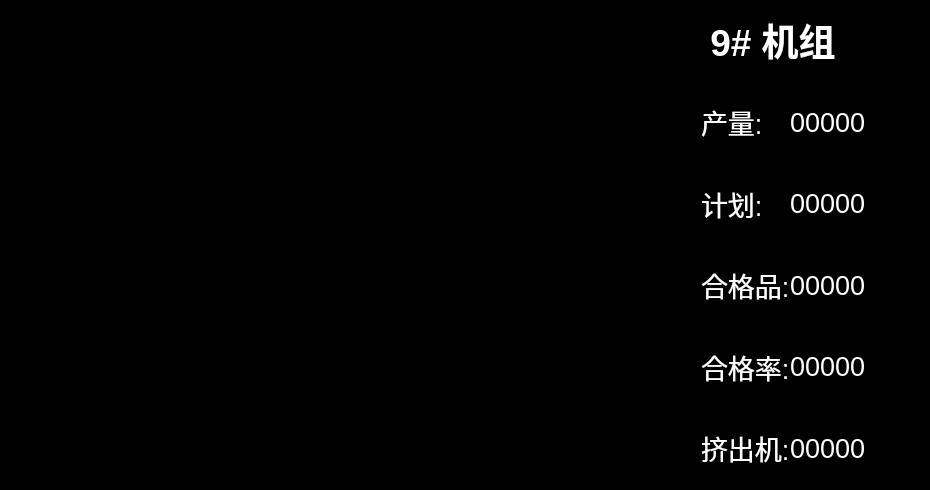
     <widget class="QFrame" name="frame_curve9">
      <property name="geometry">
       <rect>
        <x>30</x>
        <y>1030</y>
        <width>930</width>
        <height>490</height>
       </rect>
      </property>
      <property name="styleSheet">
       <string notr="true">background-color: rgb(0, 0, 0);</string>
      </property>
      <property name="frameShape">
       <enum>QFrame::StyledPanel</enum>
      </property>
      <property name="frameShadow">
       <enum>QFrame::Raised</enum>
      </property>
      <widget class="QLabel" name="curve9_title">
       <property name="geometry">
        <rect>
         <x>700</x>
         <y>0</y>
         <width>190</width>
         <height>80</height>
        </rect>
       </property>
       <property name="font">
        <font>
         <pointsize>28</pointsize>
         <weight>75</weight>
         <bold>true</bold>
        </font>
       </property>
       <property name="layoutDirection">
        <enum>Qt::LeftToRight</enum>
       </property>
       <property name="autoFillBackground">
        <bool>false</bool>
       </property>
       <property name="styleSheet">
        <string notr="true">color: rgb(255, 255, 255);</string>
       </property>
       <property name="text">
        <string> 9# 机组</string>
       </property>
      </widget>
      <widget class="QWidget" name="curve9" native="true">
       <property name="geometry">
        <rect>
         <x>0</x>
         <y>0</y>
         <width>740</width>
         <height>490</height>
        </rect>
       </property>
      </widget>
      <widget class="QFrame" name="frame_data1_6">
       <property name="geometry">
        <rect>
         <x>700</x>
         <y>80</y>
         <width>230</width>
         <height>410</height>
        </rect>
       </property>
       <property name="frameShape">
        <enum>QFrame::StyledPanel</enum>
       </property>
       <property name="frameShadow">
        <enum>QFrame::Raised</enum>
       </property>
       <layout class="QGridLayout" name="gridLayout_9">
        <property name="leftMargin">
         <number>0</number>
        </property>
        <property name="topMargin">
         <number>0</number>
        </property>
        <property name="rightMargin">
         <number>0</number>
        </property>
        <property name="bottomMargin">
         <number>0</number>
        </property>
        <property name="spacing">
         <number>0</number>
        </property>
        <item row="0" column="0">
         <widget class="QLabel" name="curve1_lable1_6">
          <property name="sizePolicy">
           <sizepolicy hsizetype="Expanding" vsizetype="Expanding">
            <horstretch>1</horstretch>
            <verstretch>1</verstretch>
           </sizepolicy>
          </property>
          <property name="font">
           <font>
            <pointsize>20</pointsize>
           </font>
          </property>
          <property name="styleSheet">
           <string notr="true">color: rgb(255, 255, 255);</string>
          </property>
          <property name="text">
           <string>产量:</string>
          </property>
         </widget>
        </item>
        <item row="1" column="0">
         <widget class="QLabel" name="curve1_lable3_6">
          <property name="sizePolicy">
           <sizepolicy hsizetype="Preferred" vsizetype="Expanding">
            <horstretch>0</horstretch>
            <verstretch>1</verstretch>
           </sizepolicy>
          </property>
          <property name="font">
           <font>
            <pointsize>20</pointsize>
           </font>
          </property>
          <property name="styleSheet">
           <string notr="true">color: rgb(255, 255, 255);</string>
          </property>
          <property name="text">
           <string>计划:</string>
          </property>
         </widget>
        </item>
        <item row="1" column="1">
         <widget class="QLabel" name="curve1_lable4_6">
          <property name="font">
           <font>
            <pointsize>20</pointsize>
           </font>
          </property>
          <property name="styleSheet">
           <string notr="true">color: rgb(255, 255, 255);</string>
          </property>
          <property name="text">
           <string>00000</string>
          </property>
         </widget>
        </item>
        <item row="2" column="0">
         <widget class="QLabel" name="curve1_lable5_6">
          <property name="sizePolicy">
           <sizepolicy hsizetype="Preferred" vsizetype="Expanding">
            <horstretch>0</horstretch>
            <verstretch>1</verstretch>
           </sizepolicy>
          </property>
          <property name="font">
           <font>
            <pointsize>20</pointsize>
           </font>
          </property>
          <property name="styleSheet">
           <string notr="true">color: rgb(255, 255, 255);</string>
          </property>
          <property name="text">
           <string>合格品:</string>
          </property>
         </widget>
        </item>
        <item row="2" column="1">
         <widget class="QLabel" name="curve1_lable6_6">
          <property name="font">
           <font>
            <pointsize>20</pointsize>
           </font>
          </property>
          <property name="styleSheet">
           <string notr="true">color: rgb(255, 255, 255);</string>
          </property>
          <property name="text">
           <string>00000</string>
          </property>
         </widget>
        </item>
        <item row="3" column="0">
         <widget class="QLabel" name="curve1_lable7_6">
          <property name="sizePolicy">
           <sizepolicy hsizetype="Preferred" vsizetype="Expanding">
            <horstretch>0</horstretch>
            <verstretch>1</verstretch>
           </sizepolicy>
          </property>
          <property name="font">
           <font>
            <pointsize>20</pointsize>
           </font>
          </property>
          <property name="styleSheet">
           <string notr="true">color: rgb(255, 255, 255);</string>
          </property>
          <property name="text">
           <string>合格率:</string>
          </property>
         </widget>
        </item>
        <item row="3" column="1">
         <widget class="QLabel" name="curve1_lable8_6">
          <property name="font">
           <font>
            <pointsize>20</pointsize>
           </font>
          </property>
          <property name="styleSheet">
           <string notr="true">color: rgb(255, 255, 255);</string>
          </property>
          <property name="text">
           <string>00000</string>
          </property>
         </widget>
        </item>
        <item row="4" column="0">
         <widget class="QLabel" name="curve1_lable9_6">
          <property name="sizePolicy">
           <sizepolicy hsizetype="Preferred" vsizetype="Expanding">
            <horstretch>0</horstretch>
            <verstretch>1</verstretch>
           </sizepolicy>
          </property>
          <property name="font">
           <font>
            <pointsize>20</pointsize>
           </font>
          </property>
          <property name="styleSheet">
           <string notr="true">color: rgb(255, 255, 255);</string>
          </property>
          <property name="text">
           <string>挤出机:</string>
          </property>
         </widget>
        </item>
        <item row="4" column="1">
         <widget class="QLabel" name="curve1_lable10_6">
          <property name="font">
           <font>
            <pointsize>20</pointsize>
           </font>
          </property>
          <property name="styleSheet">
           <string notr="true">color: rgb(255, 255, 255);</string>
          </property>
          <property name="text">
           <string>00000</string>
          </property>
         </widget>
        </item>
        <item row="0" column="1">
         <widget class="QLabel" name="curve1_lable2_6">
          <property name="sizePolicy">
           <sizepolicy hsizetype="Expanding" vsizetype="Preferred">
            <horstretch>3</horstretch>
            <verstretch>0</verstretch>
           </sizepolicy>
          </property>
          <property name="font">
           <font>
            <pointsize>20</pointsize>
           </font>
          </property>
          <property name="styleSheet">
           <string notr="true">color: rgb(255, 255, 255);</string>
          </property>
          <property name="text">
           <string>00000</string>
          </property>
         </widget>
        </item>
       </layout>
      </widget>
      <zorder>curve9</zorder>
      <zorder>frame_data1_6</zorder>
      <zorder>curve9_title</zorder>
     </widget>
